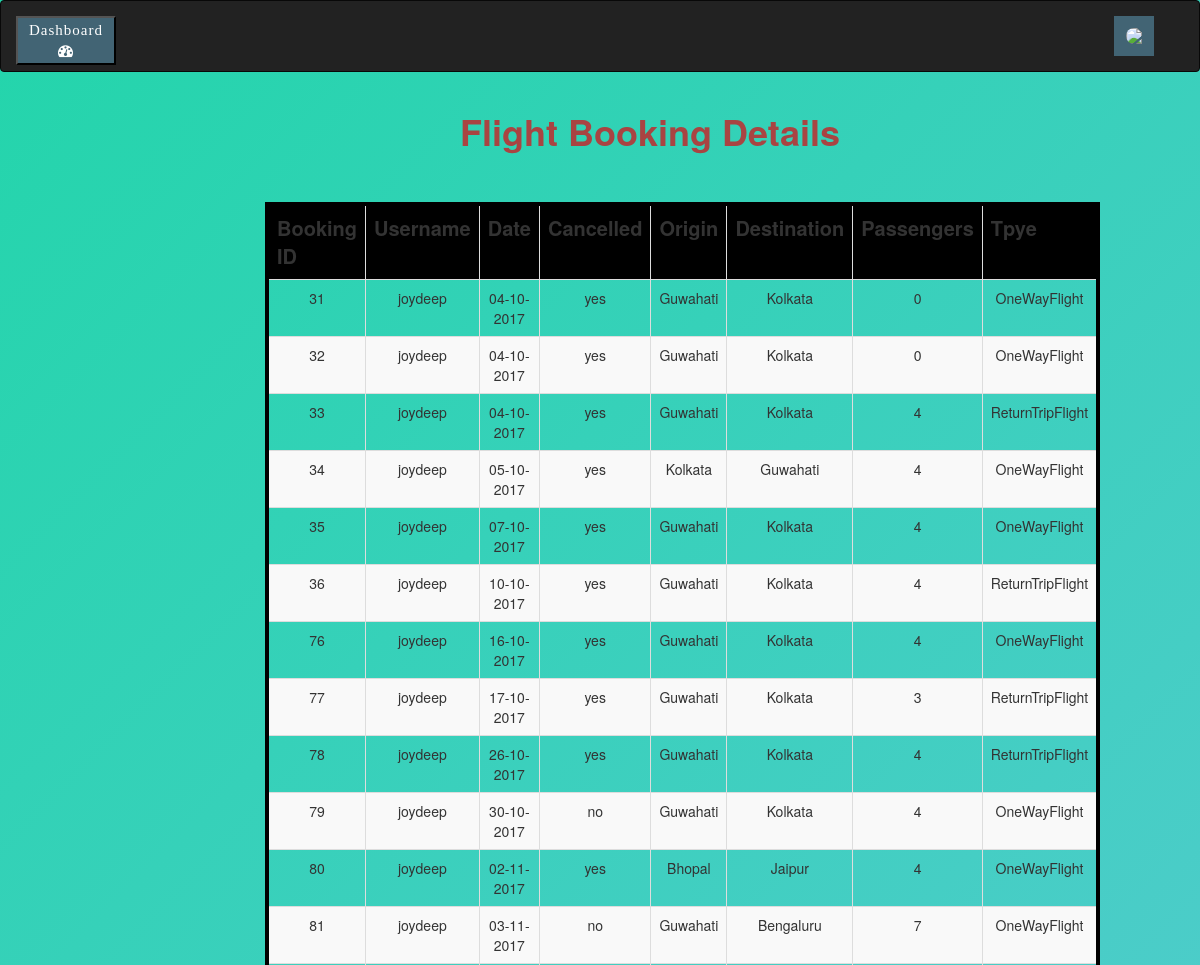
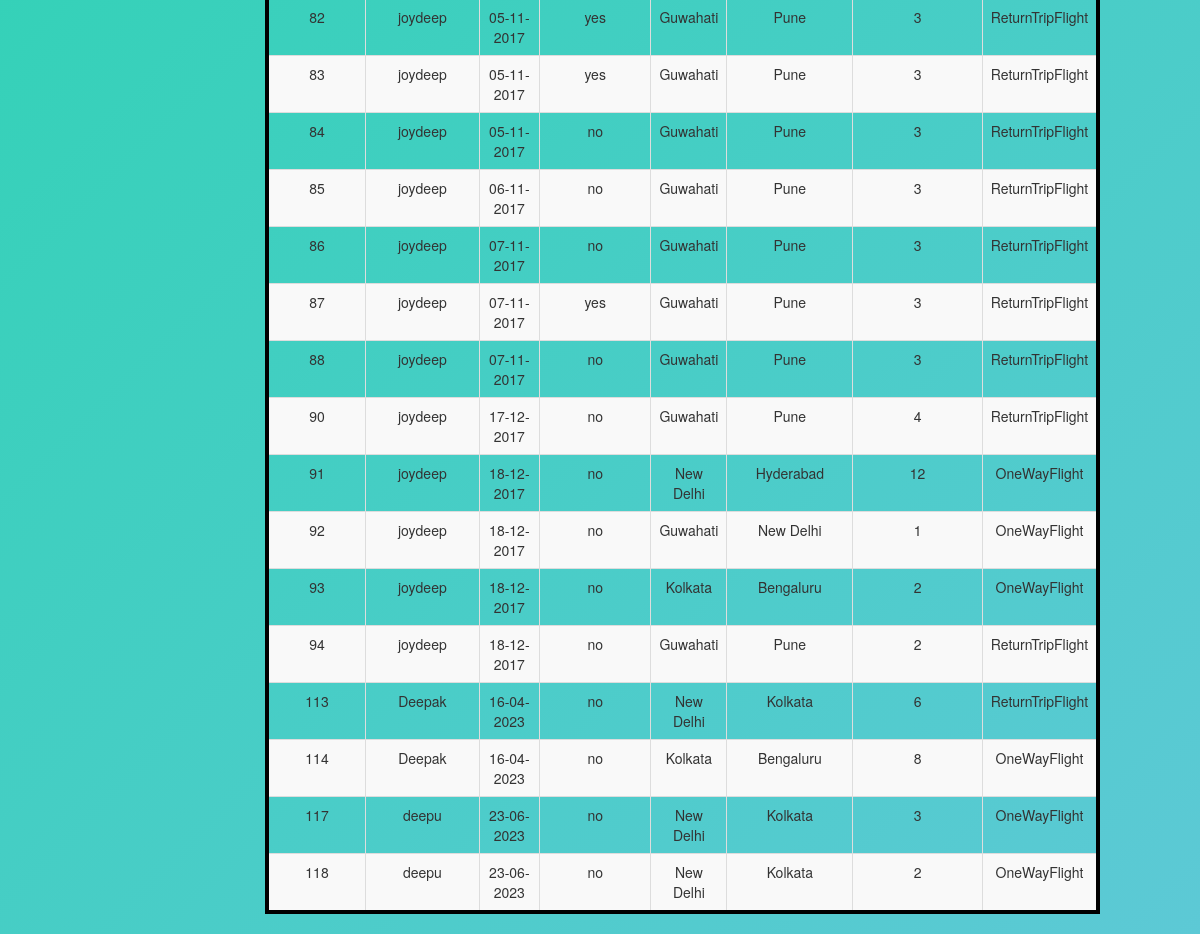
The page /Management/flightbookings_view.php on the database its author committed (2 pictures, top to bottom).
### tables this page shows
CREATE TABLE `flightbookings` (
  `bookingID` int(10) NOT NULL,
  `username` varchar(50) NOT NULL,
  `date` varchar(50) NOT NULL,
  `cancelled` varchar(20) NOT NULL,
  `origin` varchar(50) NOT NULL,
  `destination` varchar(50) NOT NULL,
  `passengers` int(10) NOT NULL,
  `type` varchar(50) NOT NULL
);

### Management/flightbookings_view.php (the view, shortened to what this page needs)
<!Doctype html>
<html>
<head>
  <link href="css/bootstrap.min.css" rel="stylesheet">
  <link href="https://maxcdn.bootstrapcdn.com/font-awesome/4.7.0/css/font-awesome.min.css" rel="stylesheet">
  <link rel="stylesheet" href="https://maxcdn.bootstrapcdn.com/bootstrap/3.3.7/css/bootstrap.min.css">
</head>
<body>
  <div class="container-fliud">
    <nav class="navbar navbar-inverse">
      <div class="container-fluid">
        <div class="navbar-header">
          <div class="dash-div">
            <a href="../admin/">
              <button>Dashboard <i class="fa fa-dashboard"></i></button>
            </a>
          </div>
        </div>
        <div class="collapse navbar-collapse" id="nav">
          <ul class="nav navbar-nav" style="float:right">
            <div class="navigation">
              <a class="button" href="adminLogout.php">
                <img src="https://pbs.twimg.com/profile_images/378800000639740507/fc0aaad744734cd1dbc8aeb3d51f8729_400x400.jpeg">
              </a>
            </div>
          </ul>
        </div>
      </div>
    </nav>
  </div>
  <div class="col-lg-8">
    <h1 class="text-danger text-center" style="font-weight:bold">Flight Booking Details</h1>
    <br>
    <br>
    <?php
    $servername = "localhost";
    $username = "root";
    $password = "";
    $dbname = "projectmeteor";
    $conn = new mysqli($servername, $username, $password, $dbname);
    $sql = "SELECT bookingID,username,date,cancelled,origin,destination,passengers,type FROM flightbookings";
    $result = $conn->query($sql);
    echo "
    <center>
    <table class='table table-striped table-bordered table-hover py-5' style='width:200%; border: 4px solid black; text:white; text-align: center;'>
    <tr class='text-centre text-white'style='font-size:20px; background:black'>
    <th>Booking ID</th>
    <th>Username</th>
    <th>Date</th>
    <th>Cancelled</th>
    <th>Origin</th>
    <th>Destination</th>
    <th>Passengers</th>
    <th>Tpye</th>
    </tr>
    </center>";
    if ($result->num_rows > 0) {
      while ($row = $result->fetch_assoc()) {
        echo "<tr>";
        echo "<td>" . $row['bookingID'] . "</td>";
        echo "<td>" . $row['username'] . "</td>";
        echo "<td>" . $row['date'] . "</td>";
        echo "<td>" . $row['cancelled'] . "</td>";
        echo "<td>" . $row['origin'] . "</td>";
        echo "<td>" . $row['destination'] . "</td>";
        echo "<td>" . $row['passengers'] . "</td>";
        echo "<td>" . $row['type'] . "</td>";
        echo "</tr>";
      }
    } else {
      echo "0 results";
    }
    ?>
  </div>
</body>
</html>

### Management/flightbookings_view.php (style rules this page uses)
body { background: linear-gradient(-45deg, #e77b5a, #e578a2, #23a6d5a6, #23d5ab); background-size: 400% 400%; animation: gradient 15s ease infinite; height: 100vh; }
.col-lg-8 { margin-left: 250px; }
.navigation { width: 100%; background-color: black; }
img { width: 25px; border-radius: 50px; float: left; }
a.button { width: 40px; }
.button { text-decoration: none; float: right; padding: 12px; margin: 15px; color: white; width: 25px; background-color: #426474; transition: width .35s; -webkit-transition: width .35s; overflow: hidden }
.dash-div a button { font-size: 15px; width: 100px; background: #426474; font-family: 'FontAwesome'; color: white; margin-top: 15px; letter-spacing: 1px; }

### rows shown on the page
flightbookings: bookingID "31", username "joydeep", date "04-10-2017", cancelled "yes", origin "Guwahati", destination "Kolkata", passengers "0", type "OneWayFlight"
flightbookings: bookingID "32", username "joydeep", date "04-10-2017", cancelled "yes", origin "Guwahati", destination "Kolkata", passengers "0", type "OneWayFlight"
flightbookings: bookingID "33", username "joydeep", date "04-10-2017", cancelled "yes", origin "Guwahati", destination "Kolkata", passengers "4", type "ReturnTripFlight"
flightbookings: bookingID "34", username "joydeep", date "05-10-2017", cancelled "yes", origin "Kolkata", destination "Guwahati", passengers "4", type "OneWayFlight"
flightbookings: bookingID "35", username "joydeep", date "07-10-2017", cancelled "yes", origin "Guwahati", destination "Kolkata", passengers "4", type "OneWayFlight"
flightbookings: bookingID "36", username "joydeep", date "10-10-2017", cancelled "yes", origin "Guwahati", destination "Kolkata", passengers "4", type "ReturnTripFlight"
flightbookings: bookingID "76", username "joydeep", date "16-10-2017", cancelled "yes", origin "Guwahati", destination "Kolkata", passengers "4", type "OneWayFlight"
flightbookings: bookingID "77", username "joydeep", date "17-10-2017", cancelled "yes", origin "Guwahati", destination "Kolkata", passengers "3", type "ReturnTripFlight"
flightbookings: bookingID "78", username "joydeep", date "26-10-2017", cancelled "yes", origin "Guwahati", destination "Kolkata", passengers "4", type "ReturnTripFlight"
flightbookings: bookingID "79", username "joydeep", date "30-10-2017", cancelled "no", origin "Guwahati", destination "Kolkata", passengers "4", type "OneWayFlight"
flightbookings: bookingID "80", username "joydeep", date "02-11-2017", cancelled "yes", origin "Bhopal", destination "Jaipur", passengers "4", type "OneWayFlight"
flightbookings: bookingID "81", username "joydeep", date "03-11-2017", cancelled "no", origin "Guwahati", destination "Bengaluru", passengers "7", type "OneWayFlight"
flightbookings: bookingID "82", username "joydeep", date "05-11-2017", cancelled "yes", origin "Guwahati", destination "Pune", passengers "3", type "ReturnTripFlight"
flightbookings: bookingID "83", username "joydeep", date "05-11-2017", cancelled "yes", origin "Guwahati", destination "Pune", passengers "3", type "ReturnTripFlight"
flightbookings: bookingID "84", username "joydeep", date "05-11-2017", cancelled "no", origin "Guwahati", destination "Pune", passengers "3", type "ReturnTripFlight"
flightbookings: bookingID "85", username "joydeep", date "06-11-2017", cancelled "no", origin "Guwahati", destination "Pune", passengers "3", type "ReturnTripFlight"
flightbookings: bookingID "86", username "joydeep", date "07-11-2017", cancelled "no", origin "Guwahati", destination "Pune", passengers "3", type "ReturnTripFlight"
flightbookings: bookingID "87", username "joydeep", date "07-11-2017", cancelled "yes", origin "Guwahati", destination "Pune", passengers "3", type "ReturnTripFlight"
flightbookings: bookingID "88", username "joydeep", date "07-11-2017", cancelled "no", origin "Guwahati", destination "Pune", passengers "3", type "ReturnTripFlight"
flightbookings: bookingID "90", username "joydeep", date "17-12-2017", cancelled "no", origin "Guwahati", destination "Pune", passengers "4", type "ReturnTripFlight"
flightbookings: bookingID "91", username "joydeep", date "18-12-2017", cancelled "no", origin "New Delhi", destination "Hyderabad", passengers "12", type "OneWayFlight"
flightbookings: bookingID "92", username "joydeep", date "18-12-2017", cancelled "no", origin "Guwahati", destination "New Delhi", passengers "1", type "OneWayFlight"
flightbookings: bookingID "93", username "joydeep", date "18-12-2017", cancelled "no", origin "Kolkata", destination "Bengaluru", passengers "2", type "OneWayFlight"
flightbookings: bookingID "94", username "joydeep", date "18-12-2017", cancelled "no", origin "Guwahati", destination "Pune", passengers "2", type "ReturnTripFlight"
flightbookings: bookingID "113", username "Deepak", date "16-04-2023", cancelled "no", origin "New Delhi", destination "Kolkata", passengers "6", type "ReturnTripFlight"
flightbookings: bookingID "114", username "Deepak", date "16-04-2023", cancelled "no", origin "Kolkata", destination "Bengaluru", passengers "8", type "OneWayFlight"
flightbookings: bookingID "117", username "deepu", date "23-06-2023", cancelled "no", origin "New Delhi", destination "Kolkata", passengers "3", type "OneWayFlight"
flightbookings: bookingID "118", username "deepu", date "23-06-2023", cancelled "no", origin "New Delhi", destination "Kolkata", passengers "2", type "OneWayFlight"
